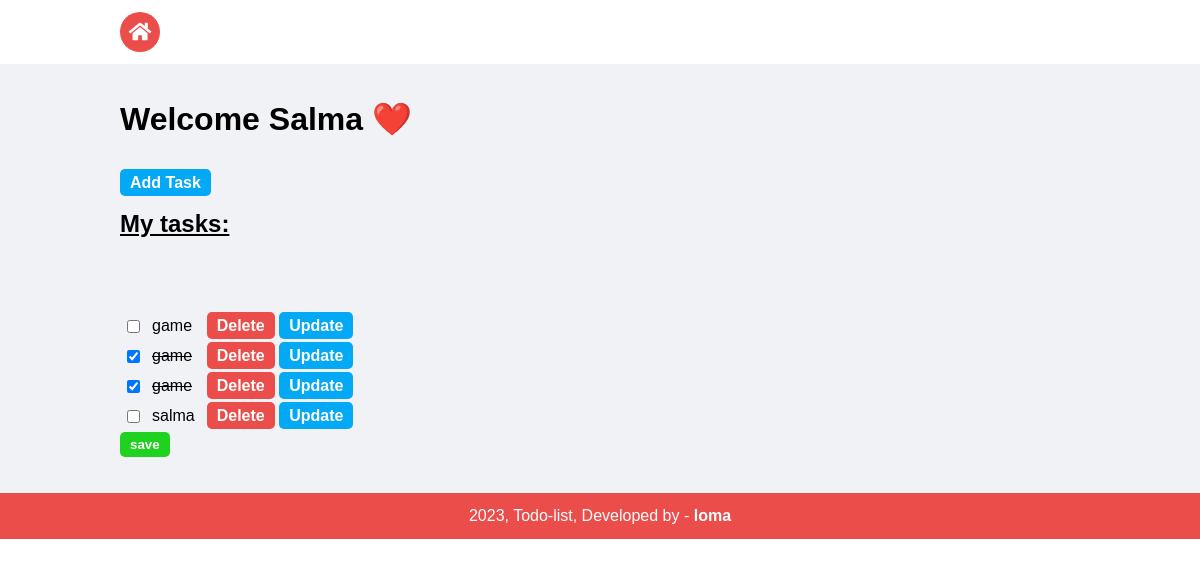
The app's page /todo-list-OOP/test.php (signed in) with its own data.
### tables this page shows
CREATE TABLE `user` (
  `id` int(255) NOT NULL,
  `name` varchar(255) NOT NULL,
  `user_name` varchar(255) NOT NULL,
  `password` varchar(255) NOT NULL,
  `deleted_tasks` int(255) UNSIGNED NOT NULL
);

CREATE TABLE `task` (
  `id` int(11) NOT NULL,
  `name` varchar(1024) NOT NULL,
  `start_date` date NOT NULL,
  `end_date` date NOT NULL,
  `status` varchar(255) NOT NULL,
  `user_id` int(11) NOT NULL
);

### todo-list-OOP/config/connection.php (called while the page is built, shortened)
<?php
class Connection
{
    public $mysqli;
    public function __construct($host, $user_name, $password, $database)
    {
        $this->mysqli = new mysqli($host, $user_name, $password, $database);
    }
    public function getData($tablename, $order, $condition = 1)
    {
        $statement = "SELECT * FROM $tablename  where $condition ORDER BY $order";
        $res = $this->mysqli->query($statement);
        $notes = mysqli_fetch_all($res, MYSQLI_ASSOC);
        return $notes;
    }
    public function getById($tablename, $id)
    {
        return $this->getData($tablename, 'id', "id=$id")[0];
    }
}
return new connection('localhost', 'root', '', 'todo-list');
?>

### todo-list-OOP/test.php (the view, shortened to what this page needs)
<?php include_once('partials/menu.php');
$user_id = $_SESSION['id'];
$data = $conn->getById('user', $user_id);
$rows = $conn->getData('task', 'start_date', "user_id=$user_id");  ?>
<body>
    <div class="menu text-center">
        <div class="wrapper"> <a href="index.php" class="home-icon"> <i class="fas fa-home"></i> </a> </div>
    </div>
    <div class="main-content">
        <div class="wrapper">
            <h1>Welcome <?= ucwords($data['name']) ?> ❤️</h1>
            <br>
            <br>
            <a href="add_task.php" class="btn btn-primary">Add Task</a>
            <br>
            <br>
            <h2><u>My tasks:</u></h2>
            <form id='my-form' action="" method="post">
                <table>
                    <?php
                    foreach ($rows as $row) {
                        ?>
                        <div class="task">
                            <tr>
                                <td>
                                    <input class="checkbox" type="checkbox" id="checkbox-<?= $row['id'] ?>" data-task-id="<?= $row['id'] ?>" <?php
                                      if ($row['status'] == 'done')
                                          echo 'checked' ?>>
                                </td>
                                <td>
                                    <label for="checkbox-<?= $row['id'] ?>" class="<?php
                                      if ($row['status'] == 'done')
                                          echo 'deleted-text';
                                      else if ($row['status'] == 'not started')
                                          echo 'not-started';
                                      else if ($row['status'] == 'time out')
                                          echo 'time-out';
                                      ?>"> <?= $row['name'] ?></label>
                                </td>
                                <td>
                                    <a href="delete.php?id=<?= $row['id'] ?>" class="btn btn-danger">Delete</a>
                                    <a href="update.php?id=<?= $row['id'] ?>" class="btn btn-primary">Update</a>
                                </td>
                            </tr>
                            <br>
                        </div>
                        <?php
                    }
                    ?>
                </table>
                <input type="submit" class='btn btn-secondary' value='save' name='submit'>
            </form>
        </div>
    </div>
    <?php
    include_once('partials/footer.php');
    ?>

### todo-list-OOP/css/style.css (style rules this page uses)
* { margin: 0; padding: 0; font-family: Arial, Helvetica, sans-serif; }
.wrapper { padding: 1%; margin: 0 auto; width: 80%; }
.text-center { text-align: center; }
.home-icon { display: flex; justify-content: center; align-items: center; width: 40px; height: 40px; background-color: #eb4d4b; border-radius: 50%; color: #fff; font-size: 20px; text-decoration: none; }
.main-content { background-color: #f1f2f6; padding: 2% 0; }
.task input,label { cursor: pointer; }
.deleted-text { text-decoration: line-through; }
.btn { padding: 5px 10px; text-decoration: none; font-weight: bold; color: white; border-radius: 5px; cursor: pointer; border: none; }
.btn-danger { background-color: #eb4d4b; }
.btn-primary { background-color: #03a9f4; }
.btn-secondary { background-color: rgb(31, 210, 31); }
td { padding: 5px; }

### records on screen
user: name "Salma"
task: name "game"
task: status "☑", name "game"
task: status "☑", name "game"
task: name "salma"
